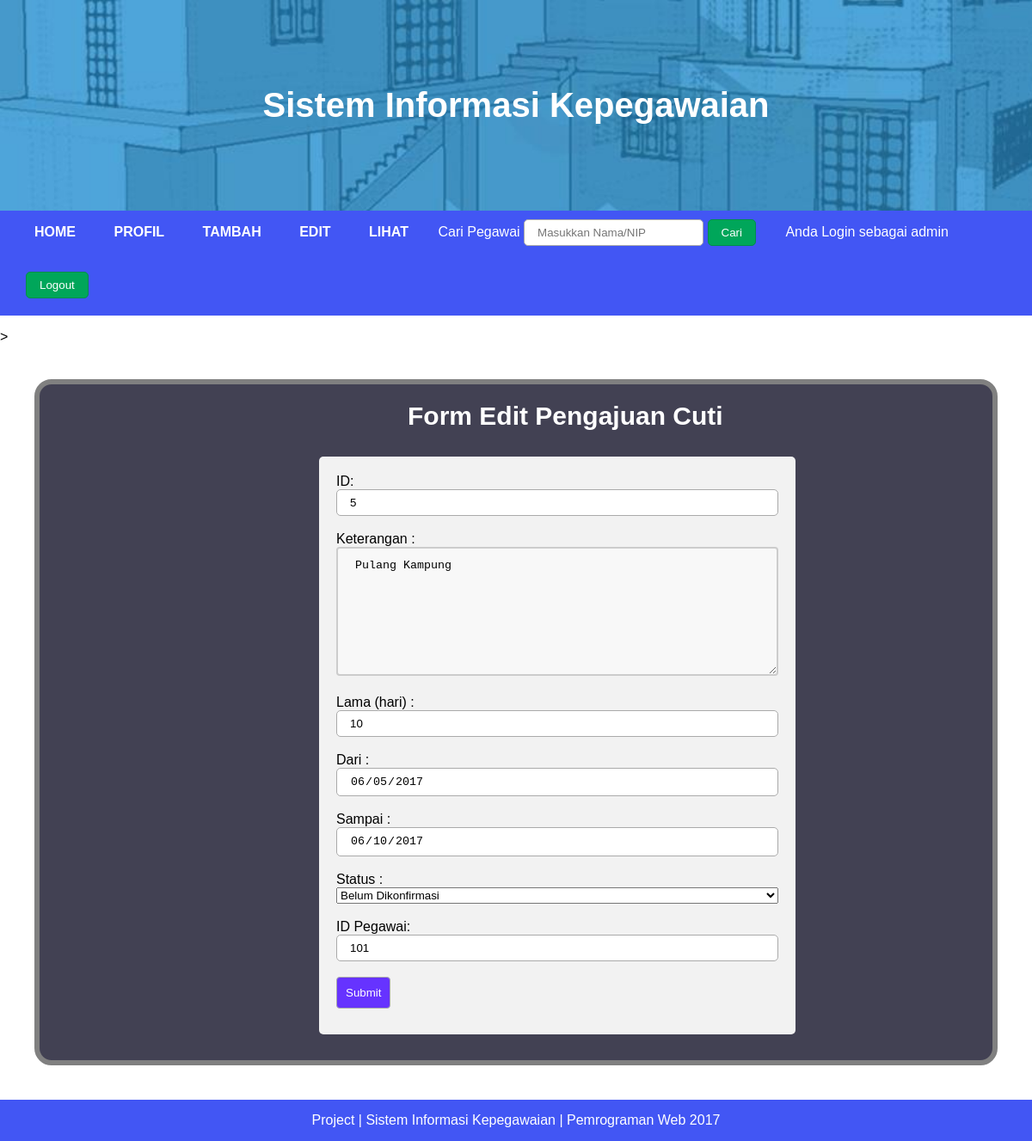
Page /form_edit_pengajuan_cuti_admin.php?id=5 (signed in) on the committed database.
### tables this page shows
CREATE TABLE `pengajuan_cuti` (
  `id` int(5) NOT NULL,
  `keterangan` text NOT NULL,
  `lama` int(10) NOT NULL,
  `dari` date NOT NULL,
  `sampai` date NOT NULL,
  `status` varchar(25) NOT NULL,
  `id_admin` int(5) NOT NULL,
  `nama` varchar(100) NOT NULL,
  `nip_pegawai` varchar(25) NOT NULL
);

### form_edit_pengajuan_cuti_admin.php (the view, shortened to what this page needs)
<?php
	$id = $_GET['id'];
	$query = mysql_query("SELECT * FROM pengajuan_cuti WHERE id = '$id'");
	$result = mysql_fetch_array($query);
?>
<!DOCTYPE html>
<html>
<head>
	<link rel="stylesheet" type="text/css" href="css/style.css">
</head>
<body>
	<div class="container">
		<header>
			<h1>Sistem Informasi Kepegawaian</h1>
		</header>
		<nav id="navbar">
			<ul>
				<li><a href="admin.php">HOME</a></li>
				<li><a href="profil_admin.php">PROFIL</a></li>
				<li>
					<a href="#" class="dropdown-slide1">TAMBAH</a>
				</li>
				<li>
					<a href="#" class="dropdown-slide2">EDIT</a>
				</li>
				<li>
					<a href="#" class="dropdown-slide3">LIHAT</a>
				</li>
				<li>
					<form method="post" action="tampil_pegawai_cari_admin.php">
						<label>Cari Pegawai</label>
						<input type="text" name="cari" placeholder="Masukkan Nama/NIP" required>
						<button id="btn-submit">Cari</button>
					</form>
				</li>
				<span style="color: white; margin-left:10px;">Anda Login sebagai <?php echo $_SESSION['admin']; ?></span>
				<li>
					<form>
						<input type="button" value="Logout" id="btn-submit" onclick="window.location = 'proses/logout_admin.php';"/>
					</form>
				</li>
			</ul>
		</nav>>
		<section class="middle">
			<section class="content">
				<div class="kotak" align="left">
				<h1 style="margin-left:428px;">Form Edit Pengajuan Cuti</h1>
					<div class="container-form">
						<form method="post" action="proses/edit_pengajuan_cuti_admin.php">
							<label style="color: black">ID: </label><br>
							<input id="input" type="text" name="id" placeholder="Masukkan ID" value="<?= $result['id'];?>" readonly><br><br>
							<label style="color: black">Keterangan : </label><br>
							<textarea id="input" type="text" name="keterangan" placeholder="Masukkan Keterangan" readonly><?= $result['keterangan'];?></textarea><br><br>
							<label style="color: black">Lama (hari) : </label><br>
							<input id="input" type="number" name="lama" value="<?= $result['lama'];?>" readonly><br><br>
							<label style="color: black">Dari : </label><br>
							<input id="input" type="date" name="dari" value="<?= $result['dari'];?>" readonly><br><br>
							<label style="color: black">Sampai : </label><br>
							<input id="input" type="date" name="sampai" value="<?= $result['sampai'];?>" readonly><br><br>
							<label style="color: black">Status : </label><br>
							<select id="input" name="status" required>
							    <option>Belum Dikonfirmasi</option>
							</select><br><br>
							<label style="color: black">ID Pegawai: </label><br>
							<input id="input" type="text" name="nip_pegawai" placeholder="Masukkan NIP Pegawai" value="<?= $result['nip_pegawai'];?>" readonly><br><br>
							<input class="tombol" type="submit" name="submit" value="Submit" onclick="return klikUbah();" >
						</form>
					</div>
				</div>
			</section>
		</section>
		<footer>
			<p>Project | Sistem Informasi Kepegawaian | Pemrograman Web 2017</p>
		</footer>
	</div>
</body>
</html>

### css/style.css (style rules this page uses)
* { box-sizing: border-box; }
html, body { margin: 0; font-family: Arial; }
.container { margin: auto; }
header { scale: stretch; background: url("../images/header.jpg"); background-size: 130%; padding: 100px; }
header h1 { margin: 0; text-align: center; font-size: 40px; color: white; }
#navbar { background: #4256f4; }
#navbar ul { margin-left: 20px; margin-top: 0px; padding: 0; text-align: left; }
#navbar li { list-style: none; position: relative; display: inline-block; }
#navbar li a { display: block; padding: 10px 20px; color: #fff; font-weight: bold; text-decoration: none; transition: .5s; background: #4256f4; }
#navbar form { color: #fff; padding: 10px 20px 20px 10px; }
section.middle { background: white; padding: 20px; }
section.content { display: block; overflow: hidden; min-height: 50vh; padding: 20px; background: #fff; }
.tombol { text-decoration: none; background: #6633FF; padding: 10px; color: white; border-radius: 4px; margin-bottom: 10px; }
#input { width: 100%; }
#btn-submit { padding: 7px 15px; background: #00a65a; border-radius: 5px; border: 1px solid #008d4c; color: #fff; }
textarea { width: 100%; height: 150px; padding: 12px 20px; box-sizing: border-box; border: 2px solid #ccc; border-radius: 4px; background-color: #f8f8f8; }
.kotak { height: auto; width: wrap; background-color: #424153; border: 6px solid grey; border-radius: 20px; margin: auto; }
div.kotak h1 { color:white; font-family: arial; text-align: left; margin: 20px; font-size: 30px; }
.container-form { width: 50%; border-radius: 5px; background-color: #f2f2f2; padding: 20px; margin:30px 30px 30px 325px; }
form label { width: 150px; padding-top: 7px; }
form input { display: inline-block; overflow: hidden; padding: 7px 15px; border-radius: 5px; border: 1px solid #aaa; }
footer { text-align: center; background: #4256f4; color: white; }
footer p { margin: 0; padding: 15px; }

### rows in the picture
pengajuan_cuti: id "5", keterangan "Pulang Kampung", lama "10", dari "06/05/2017", sampai "06/10/2017", nip_pegawai "101"

### other values in the picture
$_SESSION['admin'] "admin"
